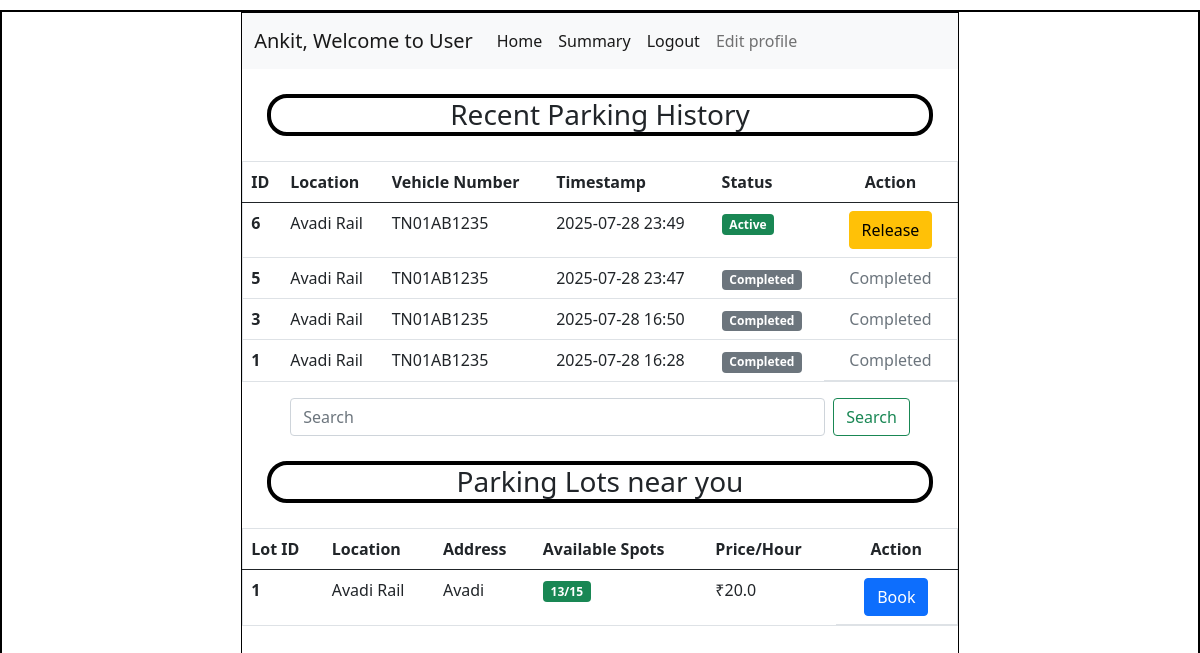
The page /user_dashboard/3 on the database its author committed.
### application/models.py (models this page shows)
class User(db.Model):
    id = db.Column(db.Integer, primary_key=True)
    first_name = db.Column(db.String(), nullable=False)
    last_name = db.Column(db.String(), nullable=False)
    email = db.Column(db.String(), unique=True, nullable=False)
    pwd = db.Column(db.String(), nullable=False)
    vehicle_reg = db.Column(db.String(), unique=True, nullable=False)
    address = db.Column(db.String(), nullable=False)
    pincode = db.Column(db.String(), nullable=False)
    phone_number = db.Column(db.String(), unique=True, nullable=False)
    gender = db.Column(db.String())
    age = db.Column(db.Integer)
    type = db.Column(db.String(), default='general')
    reservations = db.relationship('Reservation', backref='user')

class ParkingLot(db.Model):
    id = db.Column(db.Integer, primary_key=True)
    prime_location_name = db.Column(db.String(), nullable=False)
    price = db.Column(db.Float, nullable=False)
    address = db.Column(db.String(), nullable=False)
    pin_code = db.Column(db.String(), nullable=False)
    max_spots = db.Column(db.Integer, nullable=False)
    spots = db.relationship('ParkingSpot', backref='lot')

### application/controllers.py (the view)
@app.route("/user_dashboard/<int:user_id>")
def user_dashboard(user_id):
    this_user = User.query.filter_by(id=user_id).first()
    parking_lots = ParkingLot.query.filter_by(pin_code=this_user.pincode).all()
    updated_lots = []
    for lot in parking_lots:
        available_count = ParkingSpot.query.filter_by(lot_id=lot.id, status='available').count()
        occupied_count = ParkingSpot.query.filter_by(lot_id=lot.id, status='occupied').count()
        updated_lots.append({
            'id': lot.id,
            'address': lot.address,
            'prime_location_name': lot.prime_location_name,
            'price': lot.price,
            'available_spots': available_count,
            'occupied_spots': occupied_count,
            'total_spots': lot.max_spots
        })
    user_reservations = Reservation.query.filter_by(user_id=user_id).order_by(Reservation.parking_timestamp.desc()).all()
    updated_reservations = []
    for reservation in user_reservations:
        spot = ParkingSpot.query.get(reservation.spot_id)
        lot = ParkingLot.query.get(spot.lot_id) if spot else None
        updated_reservations.append({
            'id': reservation.id,
            'location': lot.prime_location_name if lot else 'Unknown',
            'vehicle_number': this_user.vehicle_reg,
            'timestamp': reservation.parking_timestamp.strftime('%Y-%m-%d %H:%M'),
            'status': 'Active' if not reservation.leaving_timestamp else 'Completed',
            'spot_id': reservation.spot_id,
            'lot_id': lot.id if lot else None
        })
    return render_template("user_dashboard.html", this_user=this_user, parking_lots=updated_lots, reservations=updated_reservations)

### templates/user_dashboard.html (shortened to what this page needs)
<!DOCTYPE html>
<html lang="en">
<head>
    <link rel="stylesheet" href="../static/style.css">
    <link href="https://cdn.jsdelivr.net/npm/bootstrap@5.0.2/dist/css/bootstrap.min.css" rel="stylesheet">
</head>
<body>
    <div id="main">
        <div id="canvas">
            <nav class="navbar navbar-expand-lg navbar-light bg-light">
                <div class="container-fluid">
                    <a class="navbar-brand" href="#">{{this_user.first_name}}, Welcome to User</a>
                    <div class="collapse navbar-collapse" id="navbarSupportedContent">
                    <ul class="navbar-nav me-auto mb-2 mb-lg-0">
                        <li class="nav-item">
                        <a class="nav-link active" aria-current="page" href="">Home</a>
                        </li>
                        <li class="nav-item">
                        <a class="nav-link active" aria-current="page" href="#">Summary</a>
                        </li>
                        <li class="nav-item">
                        <a class="nav-link active" aria-current="page" href="/login">Logout</a>
                        </li>
                        <li class="nav-item">
                        <a class="nav-link" href="#">Edit profile</a>
                        </li>
                    </ul>
                    </div>
                </div>
            </nav>
            <div id="content">
                <h3 class="headings text-center">Recent Parking History</h3>
                <div id="table">
                    <table class="table border">
                        <thead>
                            <tr>
                                <th scope="col">ID</th>
                                <th scope="col">Location</th>
                                <th scope="col">Vehicle Number</th>
                                <th scope="col">Timestamp</th>
                                <th scope="col">Status</th>
                                <th scope="col" class="text-center">Action</th>
                            </tr>
                        </thead>
                        <tbody>
                            {% if reservations %}
                                {% for reservation in reservations %}
                                <tr>
                                    <th scope="row">{{ reservation.id }}</th>
                                    <td>{{ reservation.location }}</td>
                                    <td>{{ reservation.vehicle_number }}</td>
                                    <td>{{ reservation.timestamp }}</td>
                                    <td>
                                        {% if reservation.status == 'Active' %}
                                            <span class="badge bg-success">Active</span>
                                        {% else %}
                                            <span class="badge bg-secondary">Completed</span>
                                        {% endif %}
                                    </td>
                                    <td class="d-flex justify-content-center">
                                        {% if reservation.status == 'Active' %}
                                            <a href="/release-spot/{{ this_user.id }}/{{ reservation.id }}" class="btn btn-warning mx-2">Release</a>
                                        {% else %}
                                            <span class="text-muted">Completed</span>
                                        {% endif %}
                                    </td>
                                </tr>
                                {% endfor %}
                            {% else %}
                                <tr>
                                    <td colspan="6" class="text-center">No parking history found</td>
                                </tr>
                            {% endif %}
                        </tbody>
                    </table>
                </div>
                <form class="d-flex justify-content-center mx-5">
                    <input class="form-control me-2" type="search" placeholder="Search" aria-label="Search">
                    <button class="btn btn-outline-success" type="submit">Search</button>
                </form>
                <h3 class="headings text-center">Parking Lots near you</h3>
                <div id="table">
                    <table class="table border">
                        <thead>
                            <tr>
                                <th scope="col">Lot ID</th>
                                <th scope="col">Location</th>
                                <th scope="col">Address</th>
                                <th scope="col">Available Spots</th>
                                <th scope="col">Price/Hour</th>
                                <th scope="col" class="text-center">Action</th>
                            </tr>
                        </thead>
                        <tbody>
                            {% if parking_lots %}
                                {% for lot in parking_lots %}
                                <tr>
                                    <th scope="row">{{ lot.id }}</th>
                                    <td>{{ lot.prime_location_name }}</td>
                                    <td>{{ lot.address }}</td>
                                    <td>
                                        {% if lot.available_spots > 0 %}
                                            <span class="badge bg-success">{{ lot.available_spots }}/{{ lot.total_spots }}</span>
                                        {% else %}
                                            <span class="badge bg-danger">Full</span>
                                        {% endif %}
                                    </td>
                                    <td>₹{{ lot.price }}</td>
                                    <td class="d-flex justify-content-center">
                                        {% if lot.available_spots > 0 %}
                                            <a href="/book-spot/{{ this_user.id }}/{{ lot.id }}" class="btn btn-primary mx-2">Book</a>
                                        {% else %}
                                            <button class="btn btn-secondary mx-2" disabled>Full</button>
                                        {% endif %}
                                    </td>
                                </tr>
                                {% endfor %}
                            {% else %}
                                <tr>
                                    <td colspan="6" class="text-center">No parking lots found in your pincode ({{ this_user.pincode }})</td>
                                </tr>
                            {% endif %}
                        </tbody>
                    </table>
                </div>
            </div>
        </div>
    </div>
</body>
</html>

### static/style.css (style rules this page uses)
* { margin: 0px; }
#main, canvas { border: 2px solid black; margin-top: 10px; margin-bottom: 10px; }
#canvas { width: 60%; height: 850px; margin: auto; border: 1px solid black; }
.headings { border: 4px solid black; border-radius: 20px; margin: 25px; }

### rows shown on the page
User: first_name "Ankit", vehicle_number "TN01AB1235" "TN01AB1235" "TN01AB1235" "TN01AB1235"
ParkingLot: location "Avadi Rail" "Avadi Rail" "Avadi Rail" "Avadi Rail", id "1", prime_location_name "Avadi Rail", address "Avadi", available_spots "13", total_spots "15", price "20.0"

### other values the page prints
{{ reservation.id }} "6" "5" "3" "1"
{{ reservation.timestamp }} "2025-07-28 23:49" "2025-07-28 23:47" "2025-07-28 16:50" "2025-07-28 16:28"
